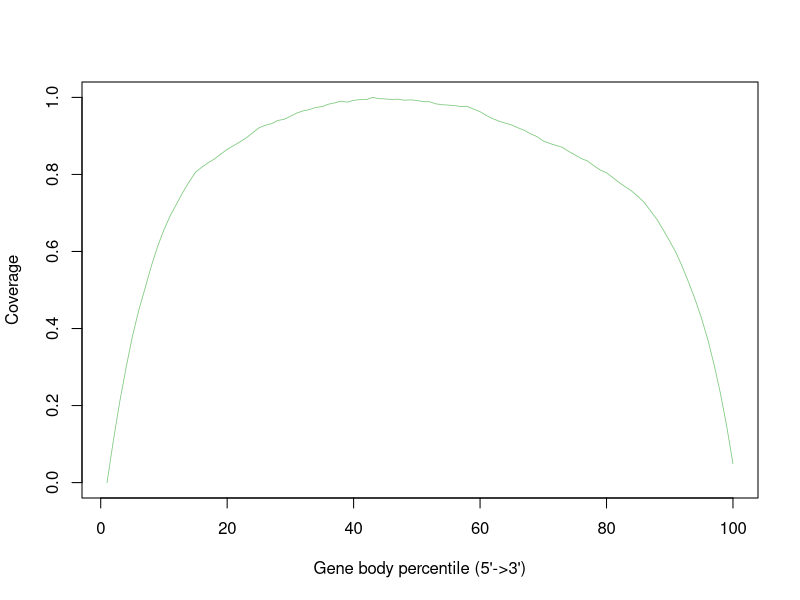

Source code (R):
sample_01_nobias.Aligned.sortedByCoord.out <- c(0.0,0.10898175984520528,0.20891430169476793,0.2976491684885406,0.37865185736663787,0.4464954829493384,0.503555252382293,0.5619774119123158,0.6128998123643042,0.6565340871513954,0.6927630820627455,0.723374343605742,0.7539553718040047,0.7811219216313913,0.8058112267746501,0.8189929650785972,0.830304015177139,0.840349043964952,0.8529128882859016,0.8651233803902747,0.8746412152292916,0.884512402284885,0.894585774833386,0.9077183839521407,0.9207206117717307,0.927579801858217,0.931608395043999,0.9401190815865703,0.9430668326981182,0.9511561419984619,0.9594022867746123,0.9650313576472411,0.9683097859668152,0.9739048443266184,0.9760646388910409,0.9822889287381169,0.9857147446132682,0.990276200499984,0.9876647953486,0.9924341054803606,0.9941970873951517,0.9943803770476005,1.0,0.9967688112815726,0.9960998985293368,0.9944030520561509,0.995597269173137,0.9927269910074695,0.9936302121813925,0.9920542990871419,0.9891821313374287,0.9887305207504672,0.9833093041228834,0.9810380240997549,0.9799363966010162,0.9786722648743332,0.9761232159964627,0.9763613035862415,0.9696230468786906,0.9628016484731217,0.9530136031155462,0.9449110667268814,0.9382937433982658,0.9332258789872585,0.928413108422443,0.9210682952361696,0.9145964698790855,0.9053545143107647,0.8981911011928944,0.8870520032425262,0.8805934049737631,0.8755047551382514,0.87038398237396,0.8598760054949104,0.850879695852552,0.8414204381189568,0.8348843669043133,0.8226058497742892,0.8115328872655262,0.8043902595721604,0.7917621693936514,0.778958347898877,0.767469676900024,0.7566253540608106,0.7424440257966014,0.7265639614751604,0.7046750198878721,0.6826802615940153,0.6552019303990613,0.6265898487765889,0.5967344208519378,0.5598459611085812,0.5193200520769363,0.4762942233526134,0.427884969681624,0.37281871141705575,0.3071840095839703,0.23293658366983677,0.14720993467707955,0.049316254013004115)


pdf("nobias.geneBodyCoverage.curves.pdf")
x=1:100
icolor = colorRampPalette(c("#7fc97f","#beaed4","#fdc086","#ffff99","#386cb0","#f0027f"))(1)
plot(x,sample_01_nobias.Aligned.sortedByCoord.out,type='l',xlab="Gene body percentile (5'->3')", ylab="Coverage",lwd=0.8,col=icolor[1])
dev.off()
